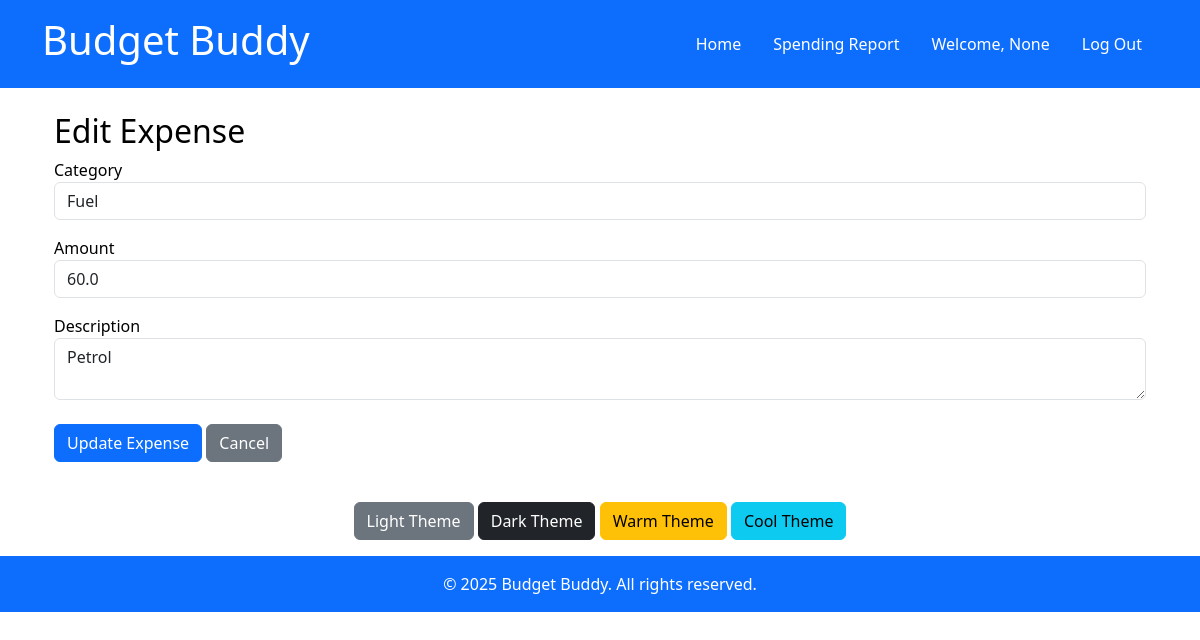
Screenshot of /edit/3 (signed in) with the database file from the repository.
### models.py (models this page shows)
class Expense(db.Model):
    id = db.Column(db.Integer, primary_key=True)
    date = db.Column(db.DateTime, default=datetime.utcnow)
    category = db.Column(db.String(50), nullable=False)
    amount = db.Column(db.Float, nullable=False)
    description = db.Column(db.String(255), nullable=True)

### blueprints/expenses.py (the view, shortened to what this page needs)
@expenses_bp.route('/edit/<int:id>', methods=['GET', 'POST'])
@login_required
def edit_expense(id):
    expense = Expense.query.get_or_404(id)
    return render_template('edit_expense.html', expense=expense)

### templates/edit_expense.html
{% extends 'base.html' %}
{% block content %}
<div class="container mt-4">
    <h2>Edit Expense</h2>
    <form action="{{ url_for('expenses.edit_expense', id=expense.id) }}" method="post">
        <div class="form-group">
            <label for="category">Category</label>
            <input type="text" id="category" name="category" class="form-control" value="{{ expense.category }}" required>
        </div>
        <div class="form-group mt-3">
            <label for="amount">Amount</label>
            <input type="number" id="amount" name="amount" class="form-control" value="{{ expense.amount }}" step="0.01" required>
        </div>
        <div class="form-group mt-3">
            <label for="description">Description</label>
            <textarea id="description" name="description" class="form-control">{{ expense.description }}</textarea>
        </div>
        <div class="form-group mt-4">
            <button type="submit" class="btn btn-primary">Update Expense</button>
            <a href="{{ url_for('expenses.index') }}" class="btn btn-secondary">Cancel</a>
        </div>
    </form>
</div>
{% endblock %}

### static/css/themes.css (style rules this page uses)
:root { --primary-color: #007bff; --secondary-color: #6c757d; --background-color: #ffffff; --text-color: #000000; --button-bg: #007bff; --button-hover-bg: #0056b3; --card-bg: #f8f9fa; --card-shadow: rgba(0, 0, 0, 0.1); }
body, .hero, .features, .card, table, th, td { color: var(--text-color); background-color: var(--background-color); }
button { background-color: var(--button-bg); color: #fff; }

### rows the page displays
Expense: category "Fuel", amount "60.0", description "Petrol"

### other values shown
{{ session.get('username') }} "None"
